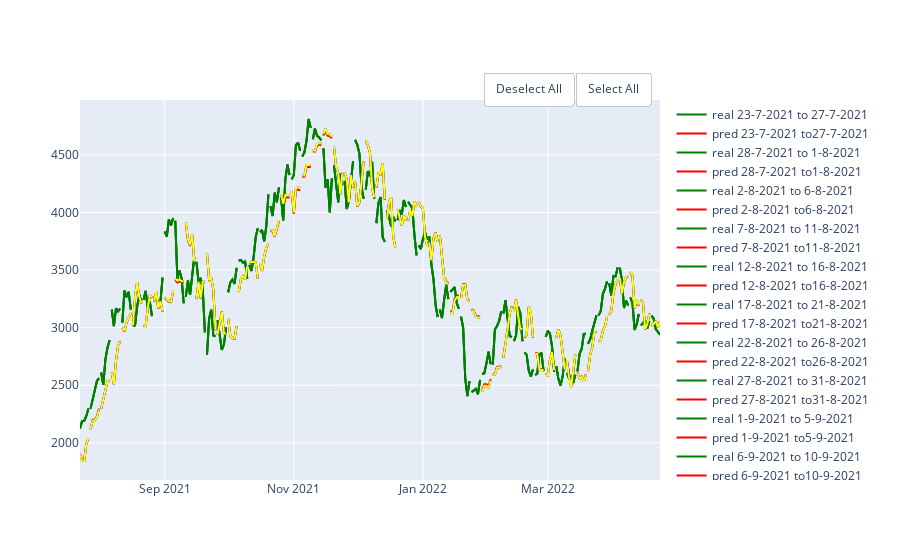

The notebook cell this image was saved under:
### Code cell
gb_50 = GradientBoostingRegressor(random_state = 10 , criterion='mae', n_estimators = 50)
gb_100 = GradientBoostingRegressor(random_state = 10 , criterion='mae', n_estimators = 100)
gb_150 = GradientBoostingRegressor(random_state = 10 , criterion='mae', n_estimators = 150)
df = pd.DataFrame(columns = ['MAE', 'MSE','RMSE','R2'], index = ['50','100', '150'])
show_results(df, df_eth,'close',100,5,gb_50, gb_100, gb_150)
